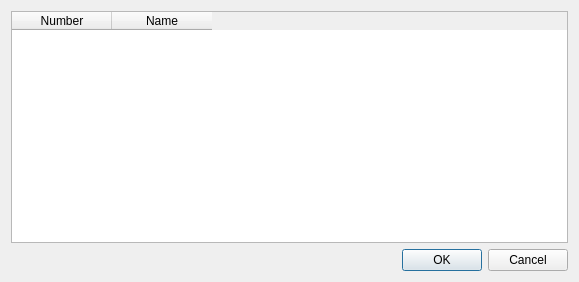
<?xml version="1.0" encoding="UTF-8"?>
<ui version="4.0">
 <class>LogSelectDialog</class>
 <widget class="QDialog" name="LogSelectDialog">
  <property name="geometry">
   <rect>
    <x>0</x>
    <y>0</y>
    <width>579</width>
    <height>282</height>
   </rect>
  </property>
  <property name="windowTitle">
   <string>Open log</string>
  </property>
  <layout class="QGridLayout" name="gridLayout_2">
   <item row="0" column="0">
    <layout class="QGridLayout" name="gridLayout">
     <item row="0" column="0">
      <widget class="QTableWidget" name="logSelectTableWidget">
       <property name="selectionBehavior">
        <enum>QAbstractItemView::SelectRows</enum>
       </property>
       <property name="sortingEnabled">
        <bool>false</bool>
       </property>
       <attribute name="verticalHeaderVisible">
        <bool>false</bool>
       </attribute>
       <attribute name="verticalHeaderHighlightSections">
        <bool>false</bool>
       </attribute>
       <column>
        <property name="text">
         <string>Number</string>
        </property>
        <property name="textAlignment">
         <set>AlignHCenter|AlignVCenter|AlignCenter</set>
        </property>
       </column>
       <column>
        <property name="text">
         <string>Name</string>
        </property>
        <property name="textAlignment">
         <set>AlignHCenter|AlignVCenter|AlignCenter</set>
        </property>
       </column>
      </widget>
     </item>
    </layout>
   </item>
   <item row="1" column="0">
    <widget class="QDialogButtonBox" name="buttonBox">
     <property name="orientation">
      <enum>Qt::Horizontal</enum>
     </property>
     <property name="standardButtons">
      <set>QDialogButtonBox::Cancel|QDialogButtonBox::Ok</set>
     </property>
    </widget>
   </item>
  </layout>
 </widget>
 <resources/>
 <connections>
  <connection>
   <sender>buttonBox</sender>
   <signal>accepted()</signal>
   <receiver>LogSelectDialog</receiver>
   <slot>accept()</slot>
   <hints>
    <hint type="sourcelabel">
     <x>248</x>
     <y>254</y>
    </hint>
    <hint type="destinationlabel">
     <x>157</x>
     <y>274</y>
    </hint>
   </hints>
  </connection>
  <connection>
   <sender>buttonBox</sender>
   <signal>rejected()</signal>
   <receiver>LogSelectDialog</receiver>
   <slot>reject()</slot>
   <hints>
    <hint type="sourcelabel">
     <x>316</x>
     <y>260</y>
    </hint>
    <hint type="destinationlabel">
     <x>286</x>
     <y>274</y>
    </hint>
   </hints>
  </connection>
 </connections>
</ui>
